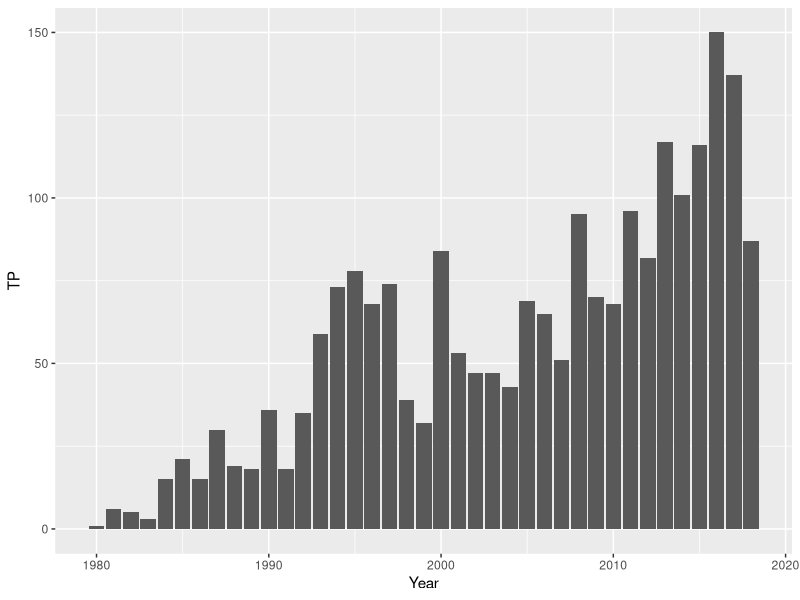

Write R code to recreate this figure.
## ---- chunk 1
knitr::opts_chunk$set(echo = TRUE)
library(tidyverse)
champs <- read_csv(file = "data/tidy_data/championsdata.csv")
runners <- read_csv(file = "data/tidy_data/runnerupsdata.csv")
champs <- champs %>%
    mutate(Team = ifelse(Team == "Warriorrs","Warriors",Team)) %>%
    mutate(Team = ifelse(Team == "'Heat'","Heat",Team)) %>%
    mutate(Win = as.factor(Win)) %>%
    mutate(Home = as.factor(Home))

runners <- runners %>%
    mutate(Win = as.factor(Win)) %>%
    mutate(Home = as.factor(Home))
all_teams = bind_rows("Champion" = champs, "Runner" = runners, .id = "rank")
## ---- chunk 2
champs %>% 
    select(Team) %>%
    distinct()

## ---- chunk 3
champs$Team
all_teams %>% 
  group_by(Home) %>%
summarize(avg = mean(PTS))
ggplot(data=all_teams, aes(x=Year, y=TP)) +
  geom_bar(stat="identity")

